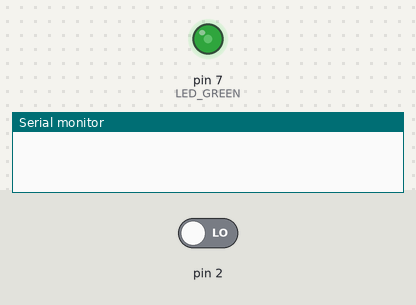
Recording of a sketch running on a simulated Arduino Uno, built with avr-gcc and run on an emulated ATmega328P. On the bench: output pins drawn as LEDs (lit = HIGH), the last lines printed to the serial monitor. The test bench sets the inputs (shaded band); at power-on: pin 2 LOW.

Above: at 1.2 s.
1.3 s: pin 2 driven HIGH
At 2.1 s:
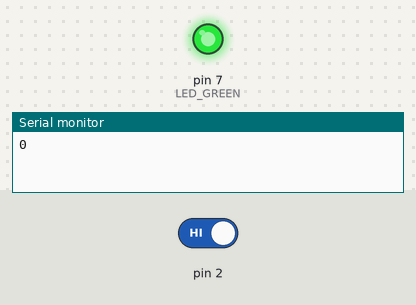
At 3.1 s:
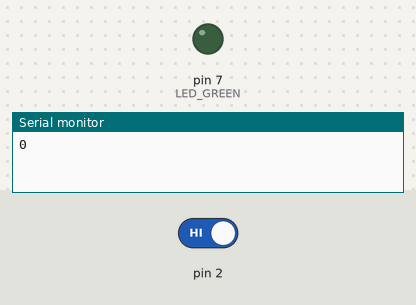
Timing chart, 0 to 10.3 s (numbered marks = the images above; inputs shaded):
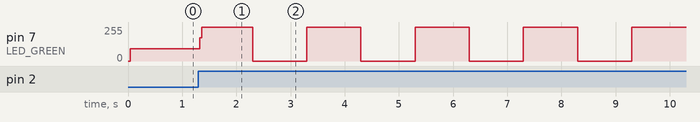

Measured:
- after the input at 1.3 s, pin 7 (LED_GREEN): 93/255 → 175/255 at once, then repeats every 1.9 s: 255/255 0.94 s, 0/255 1.0 s

The sketch:

FULL_LED_SW_INTERRUPT_KADAI1.ino
```cpp
#define LED_GREEN 7
#define INTERRUPT_PIN 0

typedef enum {
  NORMAL,
  BLINK_SLOW,
  BLINK_NORMAL,
  BLINK_FAST
}LEDMODE;

volatile LEDMODE led_mode = 0;

void mode_change(){
  Serial.println(led_mode);
  if(led_mode == NORMAL){
    led_mode = BLINK_SLOW;
  }
  else if(led_mode == BLINK_SLOW){
    led_mode = BLINK_NORMAL;
  }
  else if(led_mode == BLINK_NORMAL){
    led_mode = BLINK_FAST;
  }
  else{
    led_mode = NORMAL;
  }
}

void led_blink(int blink_time){
  digitalWrite(LED_GREEN, HIGH);
  delay(blink_time);
  digitalWrite(LED_GREEN, LOW);
  delay(blink_time);
}

void led_mode_func(LEDMODE mode){
  switch(mode)
  {
    case NORMAL: led_blink(0); break;
    case BLINK_SLOW: led_blink(1000); break;
    case BLINK_NORMAL: led_blink(500); break;
    case BLINK_FAST: led_blink(100); break;
    default: led_blink(0);
  }
}

void setup() {
  pinMode(LED_GREEN, OUTPUT);
  attachInterrupt(INTERRUPT_PIN, mode_change, RISING);
  Serial.begin(9600);
}

void loop() {
    led_mode_func(led_mode);
}
```
